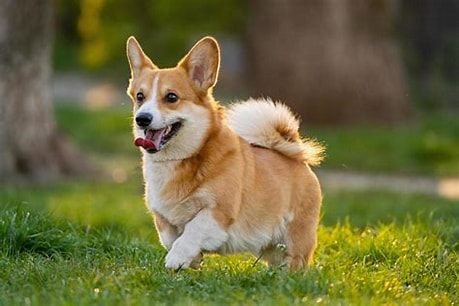
#> input picture gambar/dog.jpg, 459 x 306 px, given as the content of the folder raw-img, which was not available
$ jupyter execute --allow-errors 'BPML_Image_Classififcation(fix).ipynb'   (shell and % lines are left out)   (text cells are left out)
#> lines starting #> are read from the running program, lines starting #| are printed output that depends on the picture; pictures that were not available may be replaced by others from this repository, and a replacement may not be noted
[cell 1]
# install library Pillow (PIL Fork) untuk processing gambar

[cell 2]
# Mencetak versi NumPy dan TensorFlow yang sedang digunakan
import numpy as np
import tensorflow as tf
print(f'Numpy version: {np.__version__}')
print(f'TensorFlow version: {tf.__version__}')

[cell 3]
import pandas as pd
import numpy as np
import seaborn as sns
import os
import random
import pathlib
import shutil
import cv2
import sys
from skimage import io, img_as_ubyte, transform
from skimage.transform import rotate, warp, AffineTransform
from skimage.exposure import adjust_gamma

from collections import defaultdict

# Import PIL untuk image processing
from PIL import Image

# Import matplotlib untuk plotting
import matplotlib.pyplot as plt

from googletrans import Translator
from googletrans import LANGUAGES

# Import Keras dan TensorFlow library
from tensorflow.keras import layers, models, optimizers
from tensorflow.keras.models import Sequential
from tensorflow.keras.preprocessing.image import ImageDataGenerator
from tensorflow.keras.callbacks import ModelCheckpoint, EarlyStopping
from tensorflow.keras.applications import EfficientNetV2B0, MobileNetV2
from tensorflow.keras.layers import Conv2D, MaxPooling2D, Flatten, Dropout, Dense, GlobalAveragePooling2D
from tensorflow.keras.layers import BatchNormalization

[cell 4]
# Memuat data
from google.colab import files
files.upload()  # Pilih file kaggle.json yang sudah didownload
#> the answer given: dog.jpg

[cell 5]
# Konfigurasi akses ke API Kaggle dari google colab

[cell 6]
# Download dataset dari kaggle dan unzip file

[cell 7]
# Path ke direktori dataset
dataset_directory = 'raw-img'

# objek translator
#> (the rest of this cell did not finish here and is left out)

[cell 8]
def count_images_with_total(dataset_directory):
    image_counts = {}
    valid_ext = ('.jpg', '.jpeg', '.png', '.bmp', '.gif', '.tiff')
    total = 0  # Variabel untuk menyimpan total keseluruhan

    for folder_name  in os.listdir(dataset_directory):
        folder_path = os.path.join(dataset_directory, folder_name)

        if os.path.isdir(folder_path):
            count = 0
            for filename in os.listdir(folder_path):
                if filename.lower().endswith(valid_ext):
                    try:
                        with Image.open(os.path.join(folder_path, filename)) as img:
                            img.verify()
                        count += 1
                    except Exception:
                        continue

            image_counts[folder_name] = count
            total += count  # Tambahkan ke total keseluruhan
            print(f"{folder_name}: {count} gambar")

    image_counts['TOTAL'] = total  # Tambahkan entry TOTAL
    print(f"\nToral Keseluruhan: {total} gambar")
    return image_counts

# Menapilkan hasil
dataset_path = "raw-img"
result = count_images_with_total(dataset_path)

[cell 9]
# Menampilkan jumlah gambar pada masing-masing resolusi
def count_image_resolutions(dataset_dir):
#> called with dataset_dir = 'raw-img'
    resolution_counts = defaultdict(int)

    for root, _, files in os.walk(dataset_dir):
        for file in files:
            if file.lower().endswith(('.jpg', '.jpeg', '.png', '.bmp', '.gif')):
                try:
                    with Image.open(os.path.join(root, file)) as img:
#> img is the input picture: PIL image 459x306 RGB; mean R, G, B 110.8, 107.9, 61.3
                        resolution = img.size  # (width, height)
#> resolution = (459, 306)
                        resolution_counts[resolution] += 1
                except Exception as e:
                    print(f"Error processing {file}: {str(e)}")
                    continue

    # Urutkan dari resolusi yang paling banyak
    sorted_counts = sorted(resolution_counts.items(),
                          key=lambda x: x[1],
                          reverse=True)
#> sorted_counts = [((459, 306), 1)]

    return dict(sorted_counts)

# Contoh penggunaan
dataset_path = "raw-img"  # Ganti dengan path dataset Anda
resolution_counts = count_image_resolutions(dataset_path)
#> resolution_counts = {(459, 306): 1}

# Tampilkan hasil
print("Resolusi Gambar dan Jumlahnya:")
print("----------------------------")
print("Width x Height : Jumlah")
print("----------------------------")
for (width, height), count in resolution_counts.items():
    print(f"{width} x {height} : {count} gambar")

# Hitung total semua gambar
total_images = sum(resolution_counts.values())
#> total_images = 1
print("\nTotal semua gambar:", total_images)
#| Total semua gambar: 1

[cell 10]
def clean_dataset_folder(dataset_directory, keep_folders=['spider','dog','horse']):
    for item in os.listdir(dataset_directory):
        item_path = os.path.join(dataset_directory, item)
        if os.path.isdir(item_path) and item not in keep_folders:
            shutil.rmtree(item_path)
            print(f"Menghapus folder: {item_path}")

# Path ke folder utama
dataset_path = "raw-img"
clean_dataset_folder(dataset_path)

[cell 11]
# Menampilkan jumlah gambar pada tiap kategori yang telah terpilih dan total keseluruhan
def quick_count_images(dataset_directory, selected_folders=['spider', 'dog', 'horse']):
    image_counts = {}
    for folder in selected_folders:
        folder_path = os.path.join(dataset_directory, folder)
        if os.path.exists(folder_path):
            count = len([f for f in os.listdir(folder_path)
                       if f.lower().endswith(('.jpg','.jpeg','.png'))])
            image_counts[folder] = count
    return image_counts

# Path ke dataset
dataset_path = "raw-img"

# Panggil fungsi dan tampilkan hasil
counts = quick_count_images(dataset_path)

# Tampilkan hasil dengan format rapi
print("Jumlah Gambar per Kategori Animal:")
for folder, count in counts.items():
    print(f"{folder.capitalize():<10}: {count:>4} gambar")  # Format alignment

# Hitung total
total = sum(counts.values())
print(f"{'TOTAL':<10}: {total:>4} gambar")

[cell 12]
x_category = []
old_y_count = []

dataset_directory = 'raw-img'
list_dir = os.listdir(dataset_directory)

for category in list_dir:
    path_category = os.path.join(dataset_directory, category)
    count = len(os.listdir(path_category))

    x_category.append(category)
    old_y_count.append(count)

data_barplot = pd.DataFrame({
    'Category': x_category,
    'Count': old_y_count
})

# Plot menggunakan seaborn
sns.barplot(x='Category', y='Count', data=data_barplot)

plt.xticks(rotation=45)
plt.show()
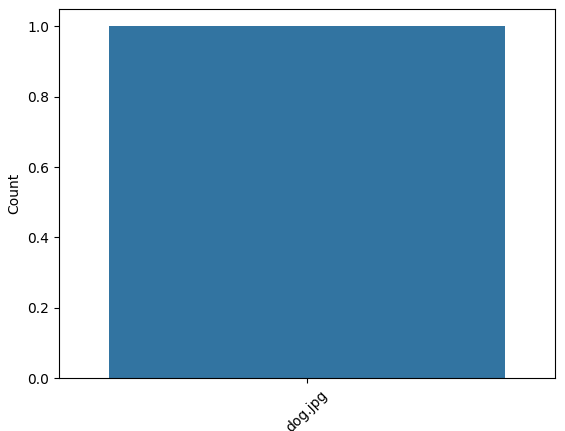
#> figure drawn by matplotlib, 1 panel

[cell 13]
# Membuat fungsi untuk melakukan rotasi berlawanan arah jarum jam
def anticlockwise_rotation(img):
    img = cv2.cvtColor(img, 0)
    img = cv2.resize(img, (224,224))
    sudut = random.randint(0,180)
    return rotate(img, sudut)

# Membuat fungsi untuk melakukan rotasi searah jarum jam
def clockwise_rotation(img):
    img = cv2.cvtColor(img, 0)
    img = cv2.resize(img, (224,224))
    sudut = random.randint(0,180)
    return rotate(img, -sudut)

# Membuat fungsi untuk membalik gambar secara vertikal dari atas ke bawah
def flip_up_down(img):
    img = cv2.cvtColor(img, 0)
    img = cv2.resize(img, (224,224))
    return np.flipud(img)

# Membuat fungsi untuk memberikan efek peningkatan kecerahan pada gambar
def add_brightness(img):
    img = cv2.cvtColor(img, 0)
    img = cv2.resize(img, (224,224))
    img = adjust_gamma(img, gamma=0.5,gain=1)
    return img

# Membuat fungsi untuk memberikan efek blur pada gambar
def blur_image(img):
    img = cv2.cvtColor(img, 0)
    img = cv2.resize(img, (224,224))
    return cv2.GaussianBlur(img, (9,9),0)

# Membuat fungsi untuk memberikan efek pergeseran acak pada gambar
def sheared(img):
    img = cv2.cvtColor(img, 0)
    img = cv2.resize(img, (224,224))
    transform = AffineTransform(shear=0.2)
    shear_image = warp(img, transform, mode="wrap")
    return shear_image

# Membuat fungsi untuk melakukan pergeseran melengkung pada gambar
def warp_shift(img):
    img = cv2.cvtColor(img, 0)
    img = cv2.resize(img, (224,224))
    transform = AffineTransform(translation=(0,40))
    warp_image = warp(img, transform, mode="wrap")
    return warp_image

[cell 14]
# Membuat variabel transformasi yang akan menyimpan semua proses pra-pemrosesan yang telah dilakukan sebelumnya
transformations = {
    'rotate anticlockwise': anticlockwise_rotation,
    'rotate clockwise': clockwise_rotation,
    'warp shift': warp_shift,
    'blurring image': blur_image,
    'add brightness': add_brightness,
    'flip up down': flip_up_down,
    'shear image': sheared
}

horse_path = "raw-img/horse"  # Path untuk gambar asli dan hasil augmentasi
images = []  # Penyimpanan gambar yang telah melalui pra-pemrosesan

# Baca nama gambar dari folder dan tambahkan path ke dalam array "images"
for im in os.listdir(horse_path):
    images.append(os.path.join(horse_path, im))

# Jumlah gambar yang akan ditambahkan dengan hasil transformasi augmentasi
images_to_generate = 2000
i = 1

while i <= images_to_generate:
    image = random.choice(images)
    try:
        original_image = io.imread(image)
        transformed_image = None
        n = 0  # Variabel untuk iterasi transformasi
        transformation_count = random.randint(1, len(transformations))  # Jumlah transformasi acak

        while n <= transformation_count:
            key = random.choice(list(transformations))  # Pilih transformasi acak
            transformed_image = transformations[key](original_image)
            n += 1
#> this loop made 8 passes
#> pass 1, in blur_image, `img = cv2.resize(img, (224,224))`:
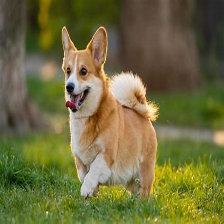
#> img: shape (224, 224, 4); mean R, G, B, A 110.7, 107.7, 61.2, 255
#> pass 1, `transformed_image = transformations[key](original_image)`:
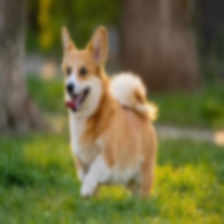
#> transformed_image: shape (224, 224, 4); mean R, G, B, A 110.7, 107.7, 61.2, 255
#> pass 2, `transformed_image = transformations[key](original_image)`:
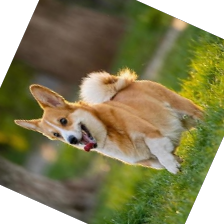
#> transformed_image: shape (224, 224, 4) float64; mean R, G, B, A 0.391, 0.375, 0.221, 0.862; transparent parts drawn white
#> after the loop, n = 8

        # Simpan hasil augmentasi di direktori yang sama dengan gambar asli
        new_image_path = f"{horse_path}/augmented_image_{i}.jpg"
        transformed_image = img_as_ubyte(transformed_image)  # Konversi ke format byte
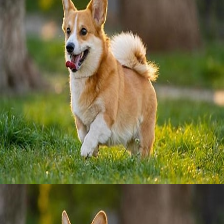
#> transformed_image: shape (224, 224, 4); mean R, G, B, A 110.7, 107.7, 61.2, 255
        cv2.imwrite(new_image_path, transformed_image)  # Simpan hasil augmentasi
        i += 1
    except ValueError as e:
        print(f"Could not read the {image}: {e}, hence skipping it.")
